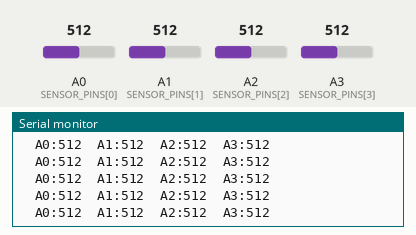
This sketch was run on a simulated Arduino Uno, built with avr-gcc and run on an emulated ATmega328P. On the bench: the last lines printed to the serial monitor. The inputs (shaded band) are chosen by the test bench; at power-on: A0 (SENSOR_PINS[0]) = 512, A1 (SENSOR_PINS[1]) = 512, A2 (SENSOR_PINS[2]) = 512, A3 (SENSOR_PINS[3]) = 512.

Above: at 1.2 s.
1.3 s: A0 (SENSOR_PINS[0]) set to 716
At 2.2 s:
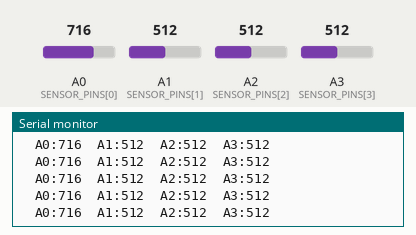
2.8 s: A1 (SENSOR_PINS[1]) set to 716
At 3.8 s:
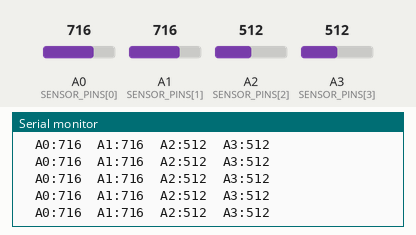
4.3 s: A2 (SENSOR_PINS[2]) set to 716
At 4.8 s:
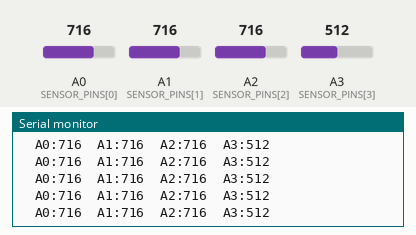
5.8 s: A3 (SENSOR_PINS[3]) set to 716
At 6.8 s:
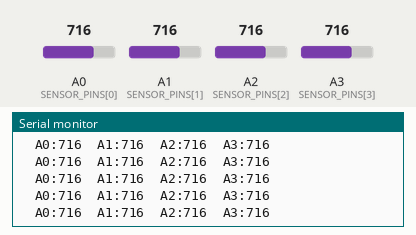
7.3 s: A0 (SENSOR_PINS[0]) set to 992
At 8.3 s:
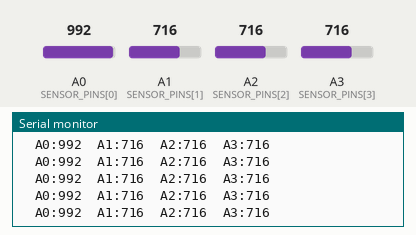
8.8 s: A1 (SENSOR_PINS[1]) set to 992
At 9.9 s:
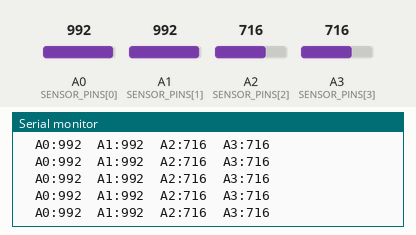
Timing chart, 0 to 11.3 s (numbered marks = the images above; inputs shaded):
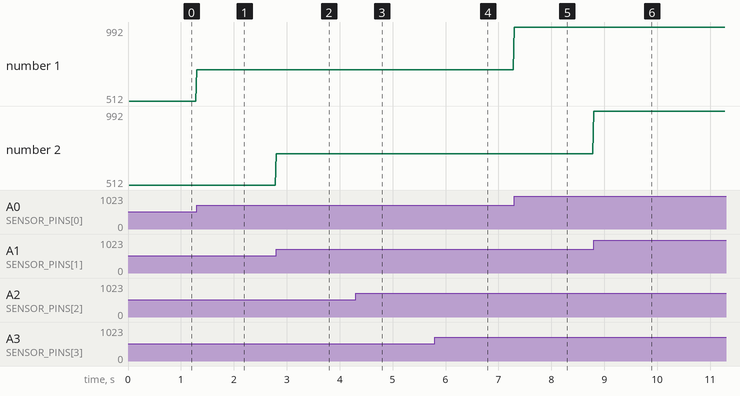

The sketch:

3d_ldr_acquisition.ino
```cpp
const uint8_t SENSOR_PINS[] = {A0, A1, A2, A3};
const uint8_t NUM_CHANNELS =
    sizeof(SENSOR_PINS) / sizeof(SENSOR_PINS[0]);

const unsigned long SAMPLE_INTERVAL_MS = 20;
unsigned long lastSampleMs = 0;

void setup() {
  Serial.begin(115200);
  analogReference(DEFAULT);

  for (uint8_t i = 0; i < NUM_CHANNELS; i++) {
    pinMode(SENSOR_PINS[i], INPUT);
  }
}

void loop() {
  unsigned long now = millis();

  if (now - lastSampleMs < SAMPLE_INTERVAL_MS) {
    return;
  }
  lastSampleMs = now;

  unsigned long timestampUs = micros();
  int adc[NUM_CHANNELS];

  // Read the five inputs sequentially as ADC counts.
  for (uint8_t i = 0; i < NUM_CHANNELS; i++) {
    adc[i] = analogRead(SENSOR_PINS[i]);
  }

  for (uint8_t i = 0; i < NUM_CHANNELS; i++) {
    Serial.print("  A");
    Serial.print(i);
    Serial.print(":");
    Serial.print(adc[i]);
  }

  Serial.println();
}
```

Measured:
- after the input at 1.3 s, the serial monitor: prints a new line at once (image 1)
- after the input at 2.8 s, the serial monitor: prints a new line at once (image 2)
- after the input at 4.3 s, the serial monitor: prints a new line at once (image 3)
- after the input at 5.8 s, the serial monitor: prints a new line at once (image 4)
- after the input at 7.3 s, the serial monitor: prints a new line at once (image 5)
- after the input at 8.8 s, the serial monitor: prints a new line at once (image 6)
- plotted number 1: 512 → 716 after the input at 1.3 s, 716 → 992 after the input at 7.3 s
